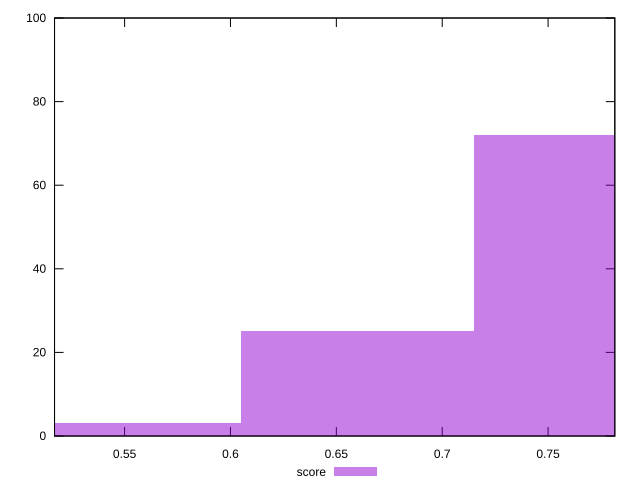

This figure's gnuplot source:
reset

$score <<EOF
0.5501268941843759 3
0.660152273021251 25
0.7701776518581263 72
EOF

set key outside below
set boxwidth 0.11002537883687517
set xrange [0.5169064002898659:0.7815227336199034]
set yrange [0:100]
set trange [0:100]
set style fill transparent solid 0.5 noborder
set terminal svg size 640, 490 enhanced background rgb 'white'
set output "reprap/speed-index/samples/pages+cached/score/histogram.svg"

plot $score title "score" with boxes

reset
